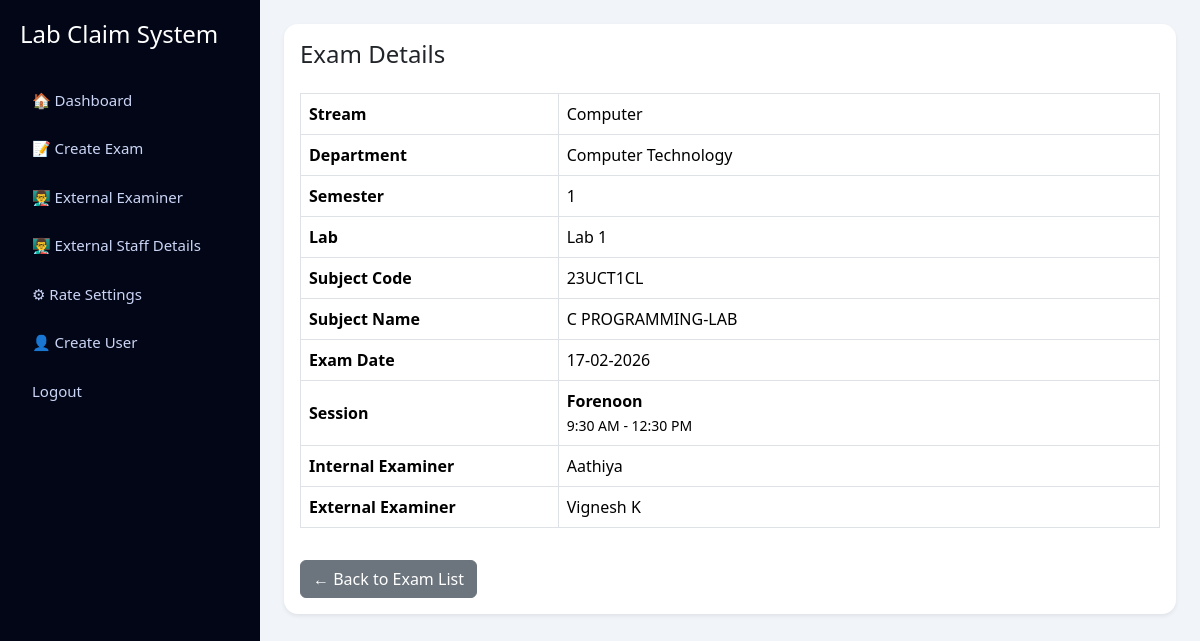
/admin/exam_view.php?id=2 (signed in), run on the app's committed database.
### tables this page shows
CREATE TABLE IF NOT EXISTS `exams` (
  `id` int NOT NULL AUTO_INCREMENT,
  `stream` varchar(50) NOT NULL,
  `department` int DEFAULT NULL,
  `subject_code` varchar(20) DEFAULT NULL,
  `subject_name` varchar(150) DEFAULT NULL,
  `semester` varchar(20) DEFAULT NULL,
  `exam_date` date DEFAULT NULL,
  `lab_no` varchar(50) NOT NULL,
  `internal_staff_id` int DEFAULT NULL,
  `created_by` int DEFAULT NULL,
  `created_at` timestamp NULL DEFAULT CURRENT_TIMESTAMP,
  `external_staff_id` int DEFAULT NULL,
  `session` enum('forenoon','afternoon','forenoon_afternoon') DEFAULT NULL,
  `exam_time` varchar(100) DEFAULT NULL,
  `external_claim_status` varchar(20) DEFAULT NULL,
  `internal_claim_status` varchar(20) DEFAULT NULL,
  `reminder_sent` tinyint(1) DEFAULT '0',
  PRIMARY KEY (`id`),
  UNIQUE KEY `unique_lab_date` (`lab_no`,`exam_date`),
  UNIQUE KEY `uq_subject_code` (`subject_code`),
  UNIQUE KEY `uq_date_lab` (`exam_date`,`lab_no`),
  UNIQUE KEY `uq_department_date` (`department`,`exam_date`),
  KEY `fk_internal_staff` (`internal_staff_id`),
  KEY `fk_external_staff` (`external_staff_id`)
);

CREATE TABLE IF NOT EXISTS `users` (
  `id` int NOT NULL AUTO_INCREMENT,
  `name` varchar(100) NOT NULL,
  `email` varchar(100) NOT NULL,
  `password` varchar(255) DEFAULT NULL,
  `role` enum('department','finance','admin') NOT NULL,
  `stream` varchar(50) DEFAULT NULL,
  `created_at` timestamp NULL DEFAULT CURRENT_TIMESTAMP,
  `must_change_password` tinyint(1) DEFAULT '1',
  `reset_token` varchar(100) DEFAULT NULL,
  `reset_expires` datetime DEFAULT NULL,
  `reset_otp` varchar(6) DEFAULT NULL,
  `otp_expires` datetime DEFAULT NULL,
  PRIMARY KEY (`id`),
  UNIQUE KEY `email` (`email`),
  UNIQUE KEY `email_2` (`email`)
);

CREATE TABLE IF NOT EXISTS `internal_staff` (
  `id` int NOT NULL AUTO_INCREMENT,
  `staff_id` varchar(50) NOT NULL,
  `department_id` int DEFAULT NULL,
  `name` varchar(100) NOT NULL,
  `email` varchar(100) NOT NULL,
  `phone` varchar(20) DEFAULT NULL,
  `address` text,
  `bank_name` varchar(100) DEFAULT NULL,
  `account_number` varchar(50) DEFAULT NULL,
  `branch_name` varchar(100) DEFAULT NULL,
  `ifsc_code` varchar(20) DEFAULT NULL,
  `designation` varchar(100) NOT NULL,
  `created_by` int NOT NULL,
  `created_at` timestamp NULL DEFAULT CURRENT_TIMESTAMP,
  PRIMARY KEY (`id`),
  UNIQUE KEY `staff_id` (`staff_id`)
);

CREATE TABLE IF NOT EXISTS `external_staff` (
  `id` int NOT NULL AUTO_INCREMENT,
  `name` varchar(100) DEFAULT NULL,
  `designation` varchar(100) DEFAULT NULL,
  `college_name` varchar(150) DEFAULT NULL,
  `email` varchar(100) DEFAULT NULL,
  `phone` varchar(20) DEFAULT NULL,
  `address` text,
  `bank_account` varchar(50) DEFAULT NULL,
  `ifsc_code` varchar(20) DEFAULT NULL,
  `created_at` timestamp NULL DEFAULT CURRENT_TIMESTAMP,
  `bank_name` varchar(100) DEFAULT NULL,
  `branch_name` varchar(100) DEFAULT NULL,
  `status` enum('active','disabled') DEFAULT 'active',
  PRIMARY KEY (`id`)
);

### admin/exam_view.php (the view, shortened to what this page needs)
<?php
require '../config/db.php';
$id = isset($_GET['id']) ? (int)$_GET['id'] : 0;
$sql = "
SELECT
    e.*,
    u.name AS department_name,
    i.name AS internal_name,
    es.name AS external_name
FROM exams e
LEFT JOIN users u ON e.department = u.id
LEFT JOIN internal_staff i ON e.internal_staff_id = i.id
LEFT JOIN external_staff es ON e.external_staff_id = es.id
WHERE e.id = ?
";
$stmt = $conn->prepare($sql);
$stmt->bind_param("i", $id);
$stmt->execute();
$result = $stmt->get_result();
$exam = $result->fetch_assoc();
$sessionText = '-';
$timeText = '-';
if (!empty($exam['session'])) {
    if ($exam['session'] === 'forenoon') {
        $sessionText = 'Forenoon';
        $timeText = '9:30 AM - 12:30 PM';
    }
    elseif ($exam['session'] === 'afternoon') {
        $sessionText = 'Afternoon';
        $timeText = '1:30 PM - 4:30 PM';
    }
    elseif ($exam['session'] === 'forenoon_afternoon') {
        $sessionText = 'Forenoon & Afternoon';
        $timeText = '9:30 AM - 12:30 PM & 1:30 PM - 4:30 PM';
    }
}
?>
<!DOCTYPE html>
<html>
<head>
    <link href="https://cdn.jsdelivr.net/npm/bootstrap@5.3.2/dist/css/bootstrap.min.css" rel="stylesheet">
</head>
<body>
<?php include 'admin_sidebar.php'; ?>
<div class="main-content p-4">
    <div class="card shadow-sm">
        <div class="card-body">
            <h4 class="mb-4">Exam Details</h4>
            <table class="table table-bordered align-middle">
                <tr>
                    <th>Stream</th>
                    <td><?= htmlspecialchars($exam['stream'] ?? '-') ?></td>
                </tr>
                <tr>
                    <th>Department</th>
                    <td><?= htmlspecialchars($exam['department_name'] ?? '-') ?></td>
                </tr>
                <tr>
                    <th>Semester</th>
                    <td><?= htmlspecialchars($exam['semester'] ?? '-') ?></td>
                </tr>
                <tr>
                    <th>Lab</th>
                    <td><?= htmlspecialchars($exam['lab_no'] ?? '-') ?></td>
                </tr>
                <tr>
                    <th>Subject Code</th>
                    <td><?= htmlspecialchars($exam['subject_code'] ?? '-') ?></td>
                </tr>
                <tr>
                    <th>Subject Name</th>
                    <td><?= htmlspecialchars($exam['subject_name'] ?? '-') ?></td>
                </tr>
                <tr>
                    <th>Exam Date</th>
                    <td>
                        <?= !empty($exam['exam_date'])
                            ? date('d-m-Y', strtotime($exam['exam_date']))
                            : '-' ?>
                    </td>
                </tr>
                <tr>
                    <th>Session</th>
                    <td>
                        <strong><?= $sessionText ?></strong><br>
                        <small><?= $timeText ?></small>
                    </td>
                </tr>
                <tr>
                    <th>Internal Examiner</th>
                    <td>
                        <?= !empty($exam['internal_name'])
                            ? htmlspecialchars($exam['internal_name'])
                            : 'Not Assigned' ?>
                    </td>
                </tr>
                <tr>
                    <th>External Examiner</th>
                    <td>
                        <?= !empty($exam['external_name'])
                            ? htmlspecialchars($exam['external_name'])
                            : 'Not Assigned' ?>
                    </td>
                </tr>
            </table>
            <a href="exam_list.php" class="btn btn-secondary mt-3">
                ← Back to Exam List
            </a>
        </div>
    </div>
</div>
</body>
</html>

### admin/exam_view.php (style rules this page uses)
body { background: #f1f5f9; }
.card { border-radius: 12px; }
.table th { width: 30%; background: #f8fafc; }

### admin/admin_sidebar.php (style rules this page uses)
body { margin: 0; font-family: 'Segoe UI', sans-serif; background: #f1f5f9; }
.main-content { margin-left: 260px; padding: 30px; min-height: 100vh; background: #f1f5f9; }
.card { border-radius: 14px; border: none; }
.table tbody td { vertical-align: middle; }

### data on the page
exams: stream "Computer", users.name "Computer Technology", semester "1", lab_no "Lab 1", subject_code "23UCT1CL", subject_name "C PROGRAMMING-LAB", exam_date "17-02-2026", session "Forenoon", session "9:30 AM - 12:30 PM", internal_staff.name "Aathiya", external_staff.name "Vignesh K"
